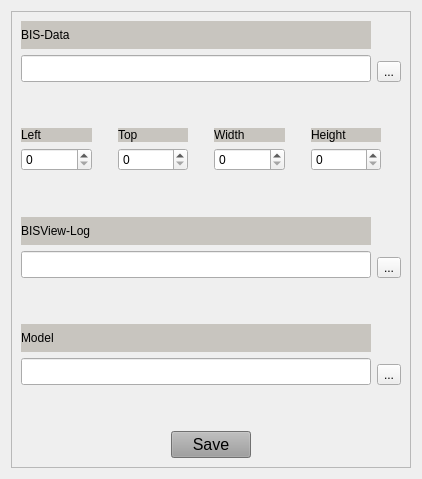
       <widget class="QWidget" name="Folder">
        <attribute name="title">
         <string>Folder</string>
        </attribute>
        <layout class="QVBoxLayout" name="verticalLayout_2">
         <item>
          <widget class="QFrame" name="frame_advanced_3">
           <property name="sizePolicy">
            <sizepolicy hsizetype="Expanding" vsizetype="Preferred">
             <horstretch>0</horstretch>
             <verstretch>0</verstretch>
            </sizepolicy>
           </property>
           <property name="frameShape">
            <enum>QFrame::StyledPanel</enum>
           </property>
           <property name="frameShadow">
            <enum>QFrame::Raised</enum>
           </property>
           <layout class="QVBoxLayout" name="verticalLayout_4">
            <item>
             <layout class="QHBoxLayout" name="ScreenLayout1_3">
              <item>
               <layout class="QVBoxLayout" name="SL2_96">
                <item>
                 <widget class="QLabel" name="Data">
                  <property name="sizePolicy">
                   <sizepolicy hsizetype="Expanding" vsizetype="Minimum">
                    <horstretch>0</horstretch>
                    <verstretch>0</verstretch>
                   </sizepolicy>
                  </property>
                  <property name="minimumSize">
                   <size>
                    <width>350</width>
                    <height>0</height>
                   </size>
                  </property>
                  <property name="sizeIncrement">
                   <size>
                    <width>500</width>
                    <height>20</height>
                   </size>
                  </property>
                  <property name="styleSheet">
                   <string notr="true">font:16pt &quot;MS Shell Dlg 2&quot;;
background-color: rgb(200, 197, 191);</string>
                  </property>
                  <property name="text">
                   <string>BIS-Data</string>
                  </property>
                 </widget>
                </item>
                <item>
                 <widget class="QLineEdit" name="BISData">
                  <property name="sizePolicy">
                   <sizepolicy hsizetype="Minimum" vsizetype="Minimum">
                    <horstretch>0</horstretch>
                    <verstretch>0</verstretch>
                   </sizepolicy>
                  </property>
                  <property name="minimumSize">
                   <size>
                    <width>350</width>
                    <height>0</height>
                   </size>
                  </property>
                  <property name="sizeIncrement">
                   <size>
                    <width>0</width>
                    <height>20</height>
                   </size>
                  </property>
                 </widget>
                </item>
               </layout>
              </item>
              <item>
               <layout class="QVBoxLayout" name="verticalLayout_8">
                <item>
                 <spacer name="verticalSpacer_13">
                  <property name="orientation">
                   <enum>Qt::Vertical</enum>
                  </property>
                  <property name="sizeType">
                   <enum>QSizePolicy::Fixed</enum>
                  </property>
                  <property name="sizeHint" stdset="0">
                   <size>
                    <width>20</width>
                    <height>40</height>
                   </size>
                  </property>
                 </spacer>
                </item>
                <item>
                 <widget class="QToolButton" name="data_browser">
                  <property name="text">
                   <string>...</string>
                  </property>
                 </widget>
                </item>
               </layout>
              </item>
             </layout>
            </item>
            <item>
             <spacer name="verticalSpacer_3">
              <property name="orientation">
               <enum>Qt::Vertical</enum>
              </property>
              <property name="sizeHint" stdset="0">
               <size>
                <width>20</width>
                <height>40</height>
               </size>
              </property>
             </spacer>
            </item>
            <item>
             <layout class="QHBoxLayout" name="ScreenLayout1_5">
              <item>
               <layout class="QVBoxLayout" name="SL2_16">
                <item>
                 <widget class="QLabel" name="label_18">
                  <property name="sizePolicy">
                   <sizepolicy hsizetype="MinimumExpanding" vsizetype="Minimum">
                    <horstretch>0</horstretch>
                    <verstretch>0</verstretch>
                   </sizepolicy>
                  </property>
                  <property name="sizeIncrement">
                   <size>
                    <width>0</width>
                    <height>20</height>
                   </size>
                  </property>
                  <property name="styleSheet">
                   <string notr="true">font:16pt &quot;MS Shell Dlg 2&quot;;
background-color: rgb(200, 197, 191);</string>
                  </property>
                  <property name="text">
                   <string>Left</string>
                  </property>
                 </widget>
                </item>
                <item>
                 <widget class="QSpinBox" name="LEFT">
                  <property name="sizePolicy">
                   <sizepolicy hsizetype="MinimumExpanding" vsizetype="Fixed">
                    <horstretch>0</horstretch>
                    <verstretch>0</verstretch>
                   </sizepolicy>
                  </property>
                  <property name="maximum">
                   <number>3000</number>
                  </property>
                  <property name="singleStep">
                   <number>10</number>
                  </property>
                 </widget>
                </item>
               </layout>
              </item>
              <item>
               <spacer name="horizontalSpacer_17">
                <property name="orientation">
                 <enum>Qt::Horizontal</enum>
                </property>
                <property name="sizeType">
                 <enum>QSizePolicy::Minimum</enum>
                </property>
                <property name="sizeHint" stdset="0">
                 <size>
                  <width>20</width>
                  <height>20</height>
                 </size>
                </property>
               </spacer>
              </item>
              <item>
               <layout class="QVBoxLayout" name="SL2_17">
                <item>
                 <widget class="QLabel" name="ssss">
                  <property name="sizePolicy">
                   <sizepolicy hsizetype="MinimumExpanding" vsizetype="Minimum">
                    <horstretch>0</horstretch>
                    <verstretch>0</verstretch>
                   </sizepolicy>
                  </property>
                  <property name="sizeIncrement">
                   <size>
                    <width>0</width>
                    <height>20</height>
                   </size>
                  </property>
                  <property name="styleSheet">
                   <string notr="true">font:16pt &quot;MS Shell Dlg 2&quot;;
background-color: rgb(200, 197, 191);</string>
                  </property>
                  <property name="text">
                   <string>Top</string>
                  </property>
                 </widget>
                </item>
                <item>
                 <widget class="QSpinBox" name="TOP">
                  <property name="sizePolicy">
                   <sizepolicy hsizetype="MinimumExpanding" vsizetype="Fixed">
                    <horstretch>0</horstretch>
                    <verstretch>0</verstretch>
                   </sizepolicy>
                  </property>
                  <property name="maximum">
                   <number>3000</number>
                  </property>
                  <property name="singleStep">
                   <number>10</number>
                  </property>
                 </widget>
                </item>
               </layout>
              </item>
              <item>
               <spacer name="horizontalSpacer_18">
                <property name="orientation">
                 <enum>Qt::Horizontal</enum>
                </property>
                <property name="sizeType">
                 <enum>QSizePolicy::Minimum</enum>
                </property>
                <property name="sizeHint" stdset="0">
                 <size>
                  <width>20</width>
                  <height>20</height>
                 </size>
                </property>
               </spacer>
              </item>
              <item>
               <layout class="QVBoxLayout" name="SL2_18">
                <item>
                 <widget class="QLabel" name="label_19">
                  <property name="sizePolicy">
                   <sizepolicy hsizetype="MinimumExpanding" vsizetype="Minimum">
                    <horstretch>0</horstretch>
                    <verstretch>0</verstretch>
                   </sizepolicy>
                  </property>
                  <property name="sizeIncrement">
                   <size>
                    <width>0</width>
                    <height>20</height>
                   </size>
                  </property>
                  <property name="styleSheet">
                   <string notr="true">font:16pt &quot;MS Shell Dlg 2&quot;;
background-color: rgb(200, 197, 191);</string>
                  </property>
                  <property name="text">
                   <string>Width</string>
                  </property>
                 </widget>
                </item>
                <item>
                 <widget class="QSpinBox" name="WIDTH">
                  <property name="sizePolicy">
                   <sizepolicy hsizetype="MinimumExpanding" vsizetype="Fixed">
                    <horstretch>0</horstretch>
                    <verstretch>0</verstretch>
                   </sizepolicy>
                  </property>
                  <property name="maximum">
                   <number>3000</number>
                  </property>
                  <property name="singleStep">
                   <number>10</number>
                  </property>
                 </widget>
                </item>
               </layout>
              </item>
              <item>
               <spacer name="horizontalSpacer_45">
                <property name="orientation">
                 <enum>Qt::Horizontal</enum>
                </property>
                <property name="sizeType">
                 <enum>QSizePolicy::Minimum</enum>
                </property>
                <property name="sizeHint" stdset="0">
                 <size>
                  <width>20</width>
                  <height>20</height>
                 </size>
                </property>
               </spacer>
              </item>
              <item>
               <layout class="QVBoxLayout" name="SL2_19">
                <item>
                 <widget class="QLabel" name="label_20">
                  <property name="sizePolicy">
                   <sizepolicy hsizetype="MinimumExpanding" vsizetype="Minimum">
                    <horstretch>0</horstretch>
                    <verstretch>0</verstretch>
                   </sizepolicy>
                  </property>
                  <property name="sizeIncrement">
                   <size>
                    <width>0</width>
                    <height>20</height>
                   </size>
                  </property>
                  <property name="styleSheet">
                   <string notr="true">font:16pt &quot;MS Shell Dlg 2&quot;;
background-color: rgb(200, 197, 191);</string>
                  </property>
                  <property name="text">
                   <string>Height</string>
                  </property>
                 </widget>
                </item>
                <item>
                 <widget class="QSpinBox" name="HEIGHT">
                  <property name="sizePolicy">
                   <sizepolicy hsizetype="MinimumExpanding" vsizetype="Fixed">
                    <horstretch>0</horstretch>
                    <verstretch>0</verstretch>
                   </sizepolicy>
                  </property>
                  <property name="maximum">
                   <number>3000</number>
                  </property>
                  <property name="singleStep">
                   <number>10</number>
                  </property>
                 </widget>
                </item>
               </layout>
              </item>
              <item>
               <spacer name="horizontalSpacer_46">
                <property name="orientation">
                 <enum>Qt::Horizontal</enum>
                </property>
                <property name="sizeType">
                 <enum>QSizePolicy::Minimum</enum>
                </property>
                <property name="sizeHint" stdset="0">
                 <size>
                  <width>20</width>
                  <height>20</height>
                 </size>
                </property>
               </spacer>
              </item>
             </layout>
            </item>
            <item>
             <spacer name="verticalSpacer_8">
              <property name="orientation">
               <enum>Qt::Vertical</enum>
              </property>
              <property name="sizeHint" stdset="0">
               <size>
                <width>20</width>
                <height>40</height>
               </size>
              </property>
             </spacer>
            </item>
            <item>
             <layout class="QHBoxLayout" name="ScreenLayout5_18">
              <item>
               <layout class="QVBoxLayout" name="SL2_128">
                <item>
                 <widget class="QLabel" name="label_130">
                  <property name="sizePolicy">
                   <sizepolicy hsizetype="Expanding" vsizetype="Minimum">
                    <horstretch>0</horstretch>
                    <verstretch>0</verstretch>
                   </sizepolicy>
                  </property>
                  <property name="minimumSize">
                   <size>
                    <width>350</width>
                    <height>0</height>
                   </size>
                  </property>
                  <property name="sizeIncrement">
                   <size>
                    <width>500</width>
                    <height>20</height>
                   </size>
                  </property>
                  <property name="styleSheet">
                   <string notr="true">font:16pt &quot;MS Shell Dlg 2&quot;;
background-color: rgb(200, 197, 191);</string>
                  </property>
                  <property name="text">
                   <string>BISView-Log</string>
                  </property>
                 </widget>
                </item>
                <item>
                 <widget class="QLineEdit" name="BISLog">
                  <property name="sizePolicy">
                   <sizepolicy hsizetype="Expanding" vsizetype="Minimum">
                    <horstretch>0</horstretch>
                    <verstretch>0</verstretch>
                   </sizepolicy>
                  </property>
                  <property name="minimumSize">
                   <size>
                    <width>350</width>
                    <height>0</height>
                   </size>
                  </property>
                  <property name="sizeIncrement">
                   <size>
                    <width>0</width>
                    <height>20</height>
                   </size>
                  </property>
                 </widget>
                </item>
               </layout>
              </item>
              <item>
               <layout class="QVBoxLayout" name="verticalLayout_6">
                <item>
                 <spacer name="verticalSpacer_5">
                  <property name="orientation">
                   <enum>Qt::Vertical</enum>
                  </property>
                  <property name="sizeType">
                   <enum>QSizePolicy::Fixed</enum>
                  </property>
                  <property name="sizeHint" stdset="0">
                   <size>
                    <width>20</width>
                    <height>40</height>
                   </size>
                  </property>
                 </spacer>
                </item>
                <item>
                 <widget class="QToolButton" name="log_browser">
                  <property name="text">
                   <string>...</string>
                  </property>
                 </widget>
                </item>
               </layout>
              </item>
             </layout>
            </item>
            <item>
             <spacer name="verticalSpacer_9">
              <property name="orientation">
               <enum>Qt::Vertical</enum>
              </property>
              <property name="sizeHint" stdset="0">
               <size>
                <width>20</width>
                <height>40</height>
               </size>
              </property>
             </spacer>
            </item>
            <item>
             <layout class="QHBoxLayout" name="ScreenLayout5_21">
              <item>
               <layout class="QVBoxLayout" name="SL2_133">
                <item>
                 <widget class="QLabel" name="label_135">
                  <property name="sizePolicy">
                   <sizepolicy hsizetype="Expanding" vsizetype="Minimum">
                    <horstretch>0</horstretch>
                    <verstretch>0</verstretch>
                   </sizepolicy>
                  </property>
                  <property name="minimumSize">
                   <size>
                    <width>350</width>
                    <height>0</height>
                   </size>
                  </property>
                  <property name="sizeIncrement">
                   <size>
                    <width>500</width>
                    <height>20</height>
                   </size>
                  </property>
                  <property name="styleSheet">
                   <string notr="true">font: 20pt &quot;MS Shell Dlg 2&quot;;
background-color: rgb(200, 197, 191);</string>
                  </property>
                  <property name="text">
                   <string>Model</string>
                  </property>
                 </widget>
                </item>
                <item>
                 <widget class="QLineEdit" name="Model_2">
                  <property name="sizePolicy">
                   <sizepolicy hsizetype="Expanding" vsizetype="Minimum">
                    <horstretch>0</horstretch>
                    <verstretch>0</verstretch>
                   </sizepolicy>
                  </property>
                  <property name="minimumSize">
                   <size>
                    <width>350</width>
                    <height>0</height>
                   </size>
                  </property>
                  <property name="sizeIncrement">
                   <size>
                    <width>0</width>
                    <height>20</height>
                   </size>
                  </property>
                 </widget>
                </item>
               </layout>
              </item>
              <item>
               <layout class="QVBoxLayout" name="verticalLayout_7">
                <item>
                 <spacer name="verticalSpacer_6">
                  <property name="orientation">
                   <enum>Qt::Vertical</enum>
                  </property>
                  <property name="sizeType">
                   <enum>QSizePolicy::Fixed</enum>
                  </property>
                  <property name="sizeHint" stdset="0">
                   <size>
                    <width>20</width>
                    <height>40</height>
                   </size>
                  </property>
                 </spacer>
                </item>
                <item>
                 <widget class="QToolButton" name="model_browser_2">
                  <property name="text">
                   <string>...</string>
                  </property>
                 </widget>
                </item>
               </layout>
              </item>
             </layout>
            </item>
            <item>
             <spacer name="verticalSpacer_11">
              <property name="orientation">
               <enum>Qt::Vertical</enum>
              </property>
              <property name="sizeHint" stdset="0">
               <size>
                <width>20</width>
                <height>40</height>
               </size>
              </property>
             </spacer>
            </item>
            <item>
             <layout class="QHBoxLayout" name="horizontalLayout_10">
              <item>
               <spacer name="horizontalSpacer_79">
                <property name="orientation">
                 <enum>Qt::Horizontal</enum>
                </property>
                <property name="sizeHint" stdset="0">
                 <size>
                  <width>20</width>
                  <height>20</height>
                 </size>
                </property>
               </spacer>
              </item>
              <item>
               <widget class="QPushButton" name="Save_2">
                <property name="font">
                 <font>
                  <family>MS Shell Dlg 2</family>
                  <pointsize>12</pointsize>
                  <weight>50</weight>
                  <italic>false</italic>
                  <bold>false</bold>
                 </font>
                </property>
                <property name="autoFillBackground">
                 <bool>false</bool>
                </property>
                <property name="styleSheet">
                 <string notr="true">background-color: rgb(170, 255, 0);
font: 12pt &quot;MS Shell Dlg 2&quot;;
background-color: rgb(157, 157, 157);</string>
                </property>
                <property name="locale">
                 <locale language="English" country="HongKong"/>
                </property>
                <property name="text">
                 <string>Save</string>
                </property>
               </widget>
              </item>
              <item>
               <spacer name="horizontalSpacer_80">
                <property name="orientation">
                 <enum>Qt::Horizontal</enum>
                </property>
                <property name="sizeHint" stdset="0">
                 <size>
                  <width>20</width>
                  <height>20</height>
                 </size>
                </property>
               </spacer>
              </item>
             </layout>
            </item>
           </layout>
          </widget>
         </item>
        </layout>
       </widget>
